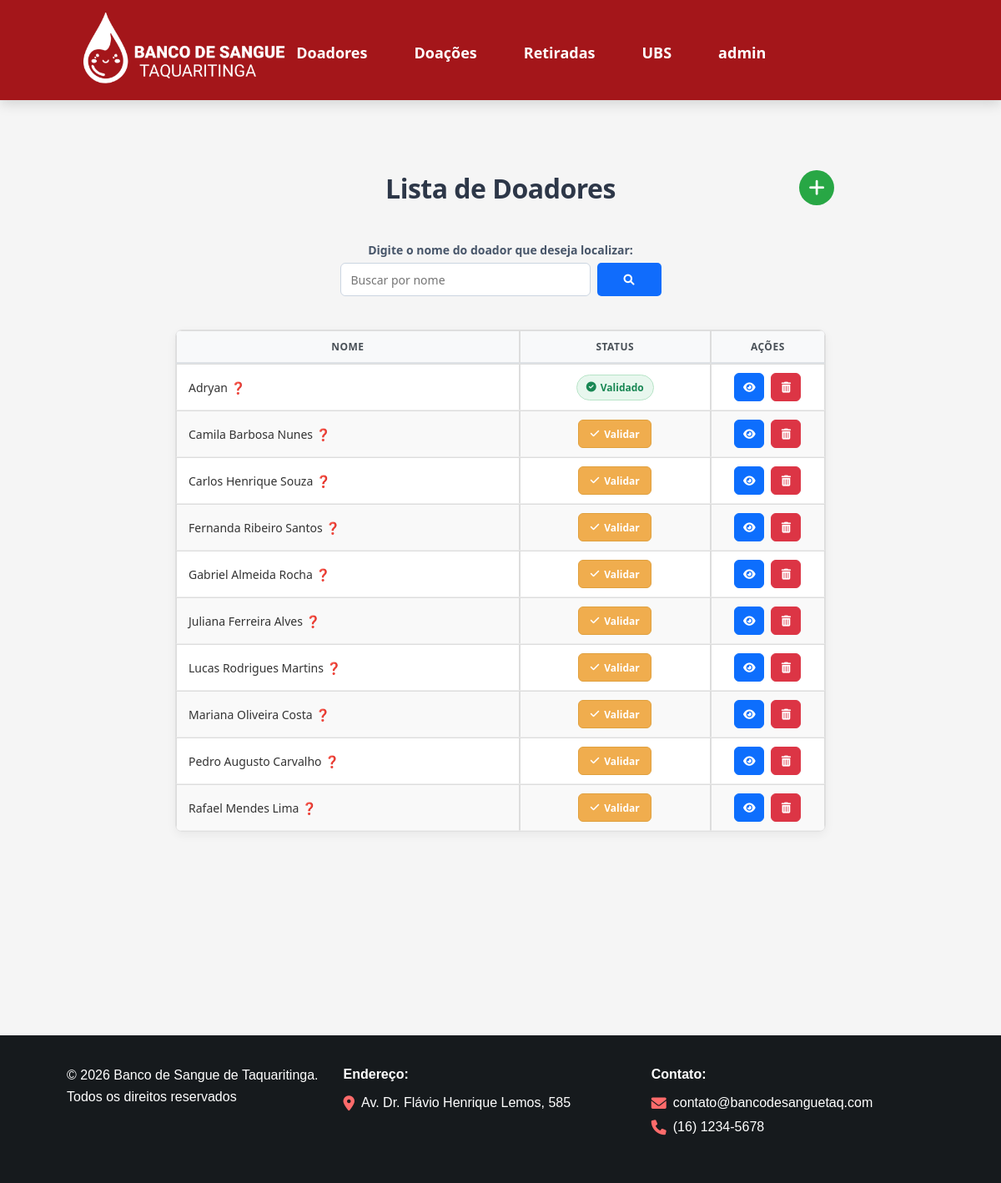
The app's page /web/public/index.php?rota=doadores (signed in), older data.
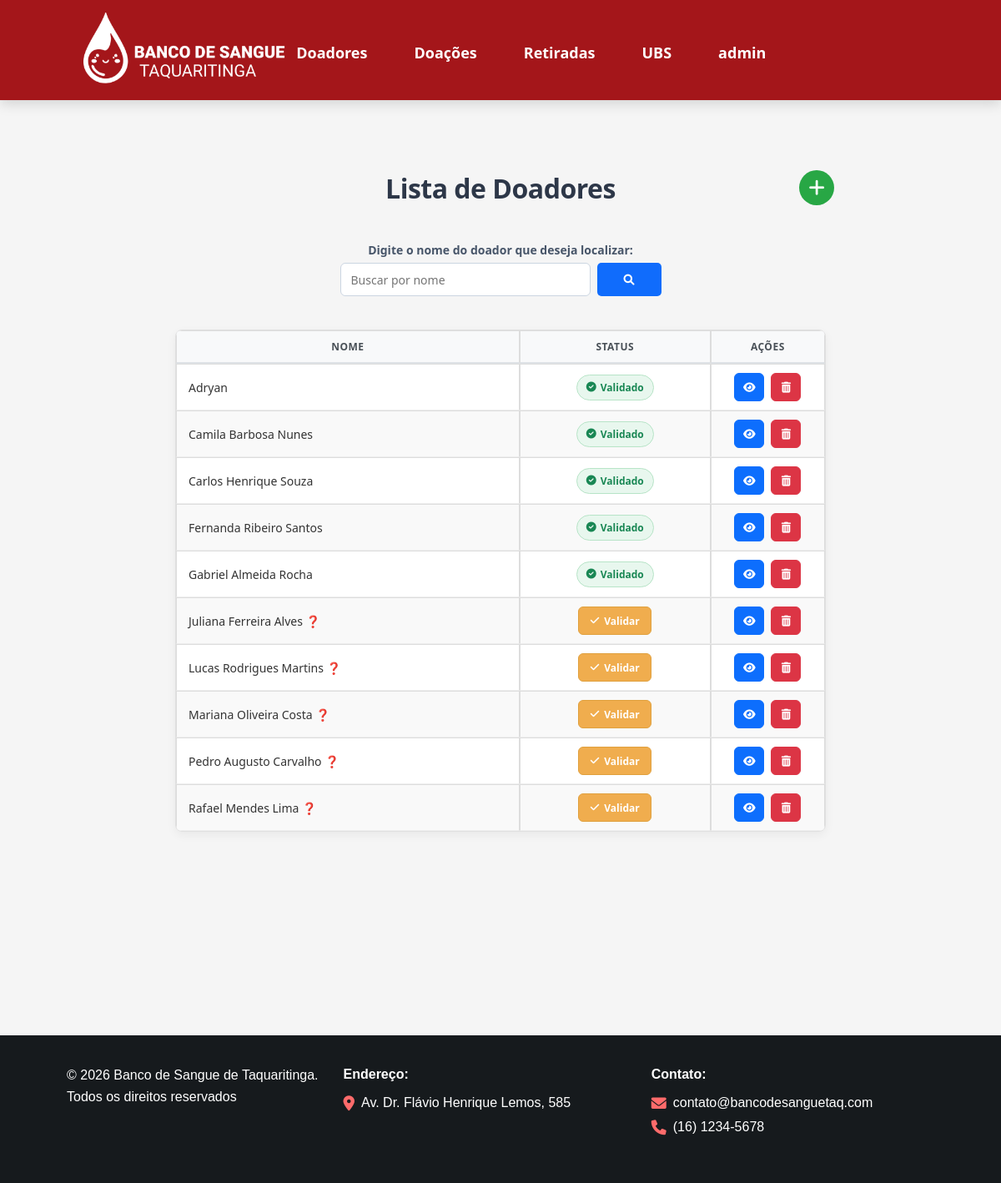
The same page, newer data.
### tables this page shows
CREATE TABLE `doadores` (
  `id` int(10) UNSIGNED NOT NULL,
  `nome` varchar(45) NOT NULL,
  `sexo` char(1) NOT NULL,
  `cpf` varchar(20) NOT NULL,
  `telefone` varchar(20) NOT NULL,
  `email` varchar(255) NOT NULL,
  `endereco` varchar(100) NOT NULL,
  `numero` int(6) NOT NULL,
  `cep` varchar(20) NOT NULL,
  `complemento` varchar(100) NOT NULL,
  `bairro` varchar(50) NOT NULL,
  `nasc` date NOT NULL,
  `datedonation` date NOT NULL,
  `peso` int(11) NOT NULL,
  `tipo_sangue_id` int(11) DEFAULT NULL,
  `validado` tinyint(1) NOT NULL DEFAULT 0
);

### web/app/core/Controller.php (called while the page is built, shortened)
<?php
class Controller
{
    protected function view(
        string $view,
        array $dados = [],
        bool $usarLayout = true
    ): void {
        extract($dados);
        $arquivo = __DIR__ . '/../views/' . $view . '.php';
        require $arquivo;
    }
}

### web/app/controllers/DoadorController.php (called while the page is built, shortened)
<?php
class DoadorController extends Controller
{
    private Doador $doador;
    public function __construct()
    {
        $this->doador = new Doador();
    }
    public function index(): void
    {
        $doadores = $this->doador->listarTodos();
        $this->view('doadores/index', [
            'doadores' => $doadores
        ]);
    }
}

### web/public/index.php (called while the page is built)
<?php
require_once __DIR__ . '/../routes/web.php';

### back/api/core/autoload.php (called while the page is built, shortened)
<?php
spl_autoload_register(function ($class) {
    $pastas = [
        __DIR__ . '/../controllers/',
        __DIR__ . '/../models/',
        __DIR__ . '/../middleware/',
        __DIR__ . '/',
        __DIR__ . '/../../../../app/models/',
        __DIR__ . '/../../../../app/controllers/',
        __DIR__ . '/../../../../app/middleware/'
    ];
    foreach ($pastas as $pasta) {
        $arquivo = $pasta . $class . '.php';
    }
});

### web/config/database.php (called while the page is built, shortened)
<?php
class Database
{
    private static ?PDO $connection = null;
    public static function connect(): PDO
    {
        if (self::$connection === null) {
            try {
                self::$connection = new PDO(
                    'mysql:host=' . self::HOST . ';port=3307;dbname=' . self::DB_NAME . ';charset=utf8mb4',
                    self::USER,
                    self::PASSWORD
                );
                self::$connection->setAttribute(
                    PDO::ATTR_ERRMODE,
                    PDO::ERRMODE_EXCEPTION
                );
                self::$connection->setAttribute(
                    PDO::ATTR_DEFAULT_FETCH_MODE,
                    PDO::FETCH_ASSOC
                );
            } catch (PDOException $e) {
                die('** Falha na conexão com o banco de dados: ' . $e->getMessage());
            }
        }
        return self::$connection;
    }
}

### web/app/models/Model.php (called while the page is built, shortened)
<?php
require_once __DIR__ . '/../../config/database.php';
class Model
{
    public function __construct()
    {
        $this->db = Database::connect();
    }
}

### web/app/models/Doador.php (called while the page is built, shortened)
<?php
class Doador extends Model
{
    public function listarTodos(): array
    {
        $sql = "
            SELECT *
            FROM doadores
            ORDER BY nome ASC
        ";
        $stmt = $this->db->prepare($sql);
        $stmt->execute();
        return $stmt->fetchAll();
    }
}

### web/app/views/doadores/index.php (the view, shortened to what the changed rows need)
<div style="
    width: 80%;
    max-width: 800px;
    margin: 0 auto;
    position: relative;
    text-align: center;
">
    <h1 id="path2">
        Lista de Doadores
    </h1>
</div>
<br>
<br>
<div style="display: flex; justify-content: center;">
    <table
        class="table"
        id="dataTable"
        style="width: 80%; max-width: 800px;"
    >
        <thead>
            <tr>
                <th style="text-align: center;">
                    Nome
                </th>
                <th
                    style="
                        text-align: center;
                        width: 160px;
                    "
                >
                    Status
                </th>
                <th
                    style="
                        text-align: center;
                        width: 130px;
                    "
                >
                    Ações
                </th>
            </tr>
        </thead>
        <tbody>
            <?php
            $qtd = count($doadores);
            if ($qtd > 0):
                foreach ($doadores as $row):
                    $mostrarAviso = false;
                    if (!empty($row['datedonation'])) {
                        $ultimaDoacao =
                            new DateTime(
                                $row['datedonation']
                            );
                        $hoje =
                            new DateTime();
                        $diff =
                            $hoje->diff(
                                $ultimaDoacao
                            );
                        $mesesPassados =
                            ($diff->y * 12)
                            + $diff->m;
                        if (
                            (
                                $row['sexo'] === 'M'
                                &&
                                $mesesPassados >= 2
                            )
                            ||
                            (
                                $row['sexo'] === 'F'
                                &&
                                $mesesPassados >= 3
                            )
                        ) {
                            $mostrarAviso = true;
                        }
                    }
                    $icone = $mostrarAviso
                        ? "
                            <span class='tooltip'>
                                <span
                                    style='color: red;'
                                >
                                    &#10067;
                                </span>
                                <span
                                    class='tooltiptext'
                                >
                                    Doador já pode doar novamente
                                </span>
                            </span>
                        "
                        : "";
                    $validado =
                        (int) ($row['validado'] ?? 0);
            ?>
                    <tr data-doador>
                        <td
                            style="
                                text-align: left;
                                width: 200px;
                            "
                        >
                            <?= htmlspecialchars(
                                $row['nome'],
                                ENT_QUOTES,
                                'UTF-8'
                            ) ?>
                            <?= $icone ?>
                        </td>
                        <td
                            class="coluna-status"
                            style="text-align: center;"
                        >
                            <?php if ($validado === 1): ?>
                                <span class="status-validado">
                                    <i
                                        class="fas fa-check-circle"
                                    ></i>
                                    Validado
                                </span>
                            <?php else: ?>
                                <form
                                    action="index.php?rota=validar-doador"
                                    method="POST"
                                    class="form-validar"
                                    onsubmit="
                                        return confirm(
                                            'Deseja validar este doador?'
                                        );
                                    "
                                >
                                    <button
                                        type="submit"
                                        class="btn-validar-doador"
                                        title="Validar doador"
                                    >
                                        <i
                                            class="fas fa-check"
                                        ></i>
                                        Validar
                                    </button>
                                </form>
                            <?php endif; ?>
                        </td>
                        <td style="text-align: center;">
                            <div class="acoes-tabela">
                                <a
                                    href="?rota=doador&id=<?= (int) $row['id'] ?>"
                                    class="btn-acao btn-visualizar"
                                    title="Visualizar doador"
                                    aria-label="Visualizar doador"
                                >
                                    <i class="fas fa-eye"></i>
                                </a>
                                <button
                                    type="button"
                                    class="btn-acao btn-excluir"
                                    title="Excluir doador"
                                    aria-label="Excluir doador"
                                    onclick="
                                        if (
                                            confirm(
                                                'Tem certeza que deseja excluir este doador?'
                                            )
                                        ) {
                                            location.href =
                                                '?rota=excluir&id=<?= (int) $row['id'] ?>';
                                        }
                                    "
                                >
                                    <i class="fas fa-trash-alt"></i>
                                </button>
                            </div>
                        </td>
                    </tr>
            <?php
                endforeach;
            endif; ?>
        </tbody>
    </table>
</div>

Row changes from the older to the newer data that the page shows:
changed doadores "Adryan": no longer shows "❓"
changed doadores "Camila Barbosa Nunes": validado "Validar" → "Validado"; no longer shows "❓"
changed doadores "Carlos Henrique Souza": validado "Validar" → "Validado"; no longer shows "❓"
changed doadores "Fernanda Ribeiro Santos": validado "Validar" → "Validado"; no longer shows "❓"
changed doadores "Gabriel Almeida Rocha": validado "Validar" → "Validado"; no longer shows "❓"
